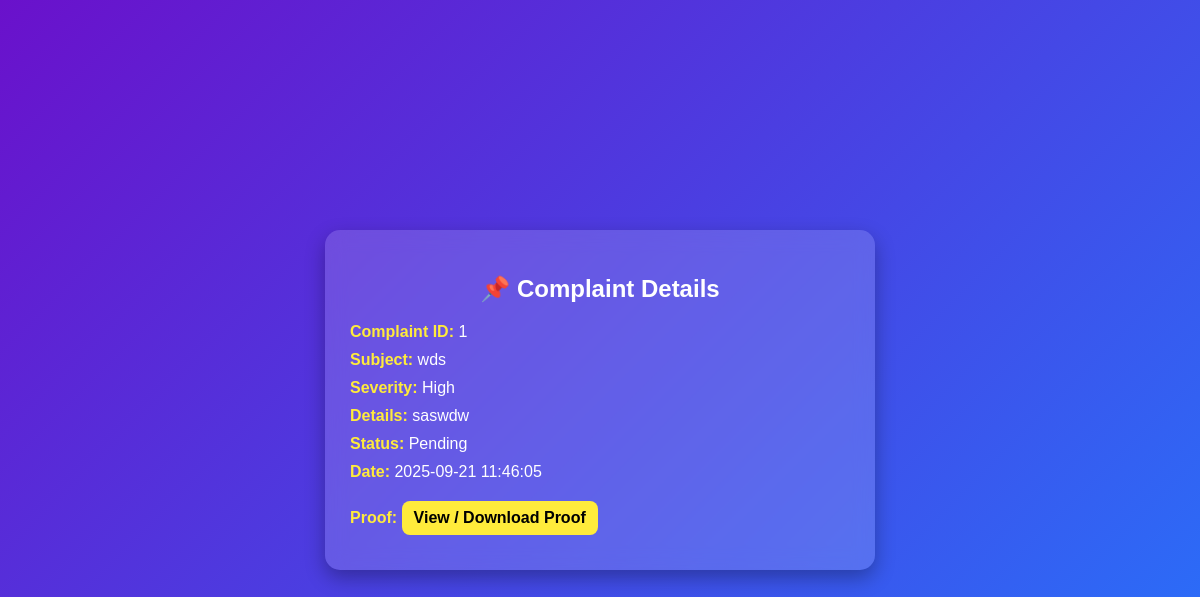
The page /track/1 (signed in) on the database its author committed.
### app.py (models this page shows)
class Complaint(db.Model):
    id = db.Column(db.Integer, primary_key=True)
    student_id = db.Column(db.Integer, db.ForeignKey("user.id"), nullable=True)
    subject = db.Column(db.String(255), nullable=False)
    severity = db.Column(db.String(50), default="Medium")
    details = db.Column(db.Text, nullable=False)
    anonymous = db.Column(db.Boolean, default=False)
    proof_file = db.Column(db.String(255), nullable=True)
    status = db.Column(db.String(20), default="Pending")
    date = db.Column(db.DateTime, default=datetime.datetime.utcnow)

### app.py (the view)
@app.route("/track/<int:complaint_id>")
@login_required
def track(complaint_id):
    complaint = Complaint.query.get_or_404(complaint_id)
    return render_template("track.html", complaint=complaint)

### app.py (called while the page is built)
@login_manager.user_loader
def load_user(user_id):
    return User.query.get(int(user_id))

### templates/track.html (shortened to what this page needs)
<!DOCTYPE html>
<html lang="en">
<head>
</head>
<body>
  <div class="card">
    <h2>📌 Complaint Details</h2>
    <div class="info"><span class="highlight">Complaint ID:</span> {{ complaint.id }}</div>
    <div class="info"><span class="highlight">Subject:</span> {{ complaint.subject }}</div>
    <div class="info"><span class="highlight">Severity:</span> {{ complaint.severity }}</div>
    <div class="info"><span class="highlight">Details:</span> {{ complaint.details }}</div>
    <div class="info"><span class="highlight">Status:</span> {{ complaint.status }}</div>
    <div class="info"><span class="highlight">Date:</span> {{ complaint.date.strftime('%Y-%m-%d %H:%M:%S') }}</div>
    {% if complaint.proof_file %}
      <div class="info">
        <span class="highlight">Proof:</span>
        <a href="{{ url_for('static', filename=complaint.proof_file.split('static/')[-1]) }}" target="_blank" class="proof-link">View / Download Proof</a>
      </div>
    {% else %}
      <div class="info"><span class="highlight">Proof:</span> No proof uploaded</div>
    {% endif %}
  </div>
</body>
</html>

### templates/track.html (style rules this page uses)
body { font-family: Arial, sans-serif; background: linear-gradient(135deg, #6a11cb 0%, #2575fc 100%); color: white; display: flex; justify-content: center; align-items: center; height: 100vh; margin: 0; }
.card { background: rgba(255, 255, 255, 0.15); backdrop-filter: blur(10px); border-radius: 15px; padding: 25px; width: 500px; box-shadow: 0 8px 20px rgba(0, 0, 0, 0.3); }
h2 { text-align: center; margin-bottom: 20px; }
.info { margin: 10px 0; font-size: 16px; }
.highlight { font-weight: bold; color: #ffeb3b; }
a.proof-link { display: inline-block; margin-top: 10px; background: #ffeb3b; color: #000; padding: 8px 12px; border-radius: 8px; text-decoration: none; font-weight: bold; }

### rows shown on the page
Complaint: id "1", subject "wds", severity "High", details "saswdw", status "Pending", date "2025-09-21 11:46:05"
